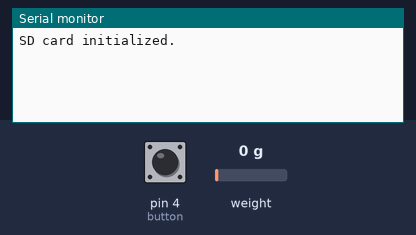
This sketch was run on a simulated Arduino Uno, built with avr-gcc and run on an emulated ATmega328P. On the bench: the last lines printed to the serial monitor. The inputs (shaded band) are chosen by the test bench; at power-on: pin 4 (button) LOW, weight on the scale 0 g. Storage starts empty.

Above: at 2.2 s.
2.3 s: pin 4 (button) pulled HIGH for 0.15 s
At 2.9 s:
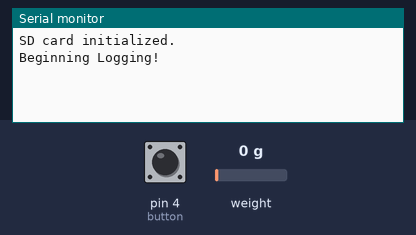
4.4 s: pin 4 (button) pulled HIGH for 1 s
At 5.9 s:
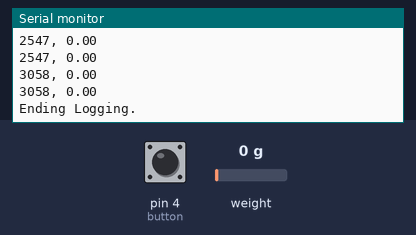
Timing chart, 0 to 7.4 s (numbered marks = the images above; inputs shaded):
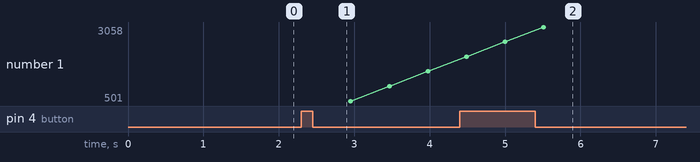

Measured:
- after the input at 2.3 s, the serial monitor: prints a new line after 0.15 s (image 1)
- after the input at 4.4 s, the serial monitor: prints a new line after 1.1 s (image 2)

The sketch:

Load_cell_SD_logger.ino
```cpp
//
//    FILE: HX_plotter.ino
//  AUTHOR: Rob Tillaart
// PURPOSE: HX711 demo
//     URL: https://github.com/RobTillaart/HX711


#include "HX711.h"
#include <SPI.h>
#include <SD.h>

//SD card stuff
const int chipSelect = 10;

bool enableLogging = false;
HX711 scale;

uint8_t dataPin = 2;
uint8_t clockPin = 3;

uint32_t start, stop;
volatile float f;
String dataString;
int timer;

//variables used for button toggle debounce
const int button = 4;
unsigned long debounceDuration = 50; // millis
unsigned long lastTimeButtonStateChanged = 0;
byte lastButtonState = LOW;
byte buttonState = LOW;

unsigned long logDuration = 0; // millis

void setup() {

  pinMode(button, INPUT);
  Serial.begin(115200);

  // Check SD card initialization
  if (!SD.begin(chipSelect)) {
    Serial.println("SD card initialization failed!");
    return;
  }

  Serial.println("SD card initialized.");
  SD.begin(chipSelect);

  scale.begin(dataPin, clockPin);
  scale.set_scale(-4209.2);     // TODO you need to calibrate this yourself.
  // reset the scale to zero = 0
  scale.tare();
}


void loop() {
    if (enableLogging) {
      f = scale.get_units(5);
      dataString = String((millis()) - logDuration) + ", " + String(f); // Build data string
      Serial.println(dataString);

      //Open the file and write the force data. also log it in console!
      File dataFile = SD.open("datalog1.txt", FILE_WRITE);

      if (dataFile) {
        dataFile.println( dataString );
        // print to the serial port too:
        Serial.println(dataString);
        dataFile.close();
      }
      else {
        Serial.println("error opening datalog.txt");
      }
    }

// button toggle Debounce
    if (millis() - lastTimeButtonStateChanged > debounceDuration) {
    byte buttonState = digitalRead(button);
   if (buttonState != lastButtonState) {
      lastTimeButtonStateChanged = millis();
      lastButtonState = buttonState;

      buttonState = (buttonState == HIGH) ? LOW: HIGH;

      if(buttonState == HIGH){
      // Toggles logging when the button is pressed.
      if(enableLogging){
              Serial.println("Ending Logging.");
      }
      else
      {
                Serial.println("Beginning Logging!");
                logDuration = millis();
      }
      enableLogging = !enableLogging;
      }

      /*
      if(enableLogging)
      {
        Serial.println("Opening File");
      }
      else
      {
        Serial.println("Closing File");
      }
      */
      /*
      if (buttonState == LOW)
        Serial.println("Closing File");
      else
        Serial.println("Opening File");

        */


    }
  }

}
```
